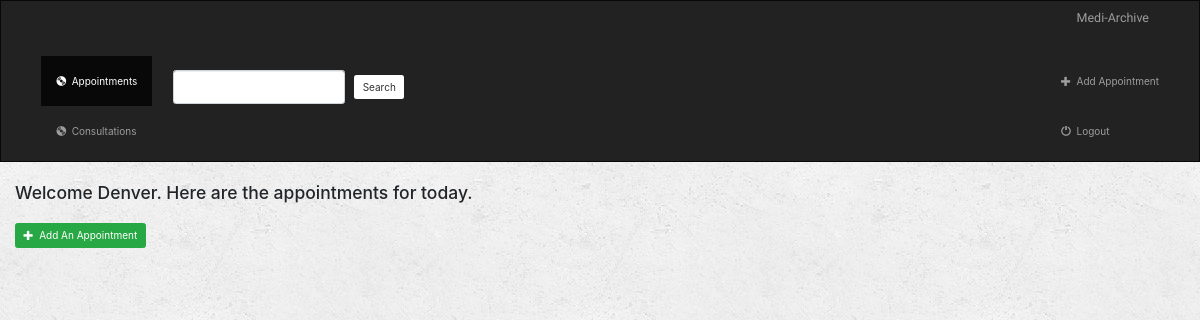
Page /the_user/ (signed in) on the earlier database version.
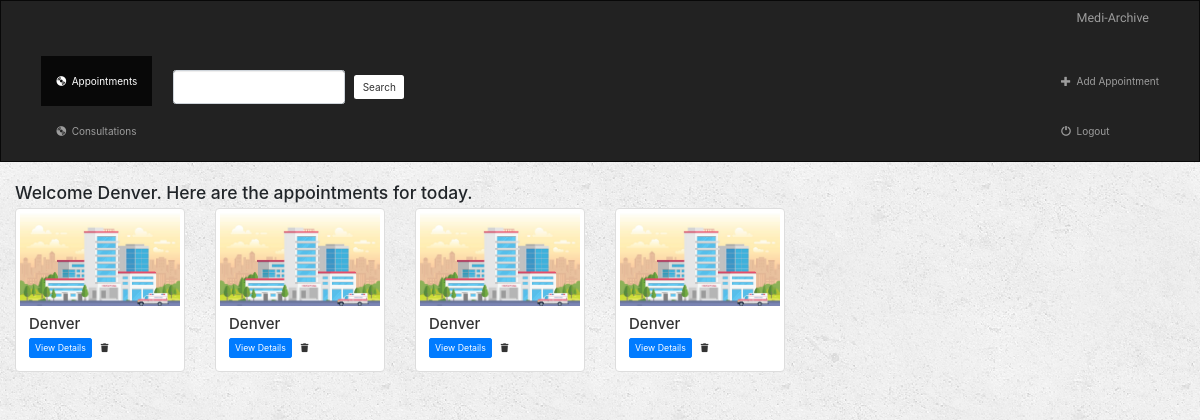
Same page on the later database version.
### the_user/models.py (models this page shows, shortened)
class Appointment(models.Model):
    user = models.ForeignKey(User, default=1, on_delete=models.CASCADE)
    date = models.CharField(max_length=20)
    patient_name = models.CharField(max_length=250)
    doctor = models.CharField(max_length=250)
    time = models.CharField(max_length=25)
    file_number = models.CharField(max_length=20)
    is_doctor = models.BooleanField(default=False)

### the_user/views.py (the view)
# urls.py: path('', views.index, name='index'),
def index(request):
    if not request.user.is_authenticated:
        return render(request, 'the_user/login.html')
    else:
        appointments = Appointment.objects.filter(user=request.user)
        consultation_results = Consultation.objects.all()
        query = request.GET.get("q")
        if query:
            appointments = appointments.filter(
                Q(doctor__icontains=query) |
                Q(patient_name__icontains=query)
            ).distinct()
            consultation_results = consultation_results.filter(
                Q(doctor__icontains=query)
            ).distinct()
            return render(request, 'the_user/index.html', {
                'appointments': appointments,
                'consultations': consultation_results,
            })
        else:
            return render(request, 'the_user/index.html', {'appointments': appointments})

### the_user/templates/the_user/index.html (shortened to what this page needs)
{% extends 'the_user/base.html' %}
{% load static %}
{% block appointments_active %} active {% endblock %}
{% block body %}
 <div class="appointments-container container-fluid">
     <div class="row">
         <div class="col-sm-12">
             <h3> Welcome {{ user.username }}. Here are the appointments for today.</h3>
         </div>
         {% if appointments %}
           {% for appointment in appointments %}
                <div class="col-sm-4 col-lg-2">
                    <div class="thumbnail">
                        <a href="{% url 'the_user:detail' appointment.id %}">
                            <img src="../../static/images/hospital.jpg" class="img-responsive">
                        </a>
                        <div class="caption">
                            <h4> {{ appointment.doctor }}</h4>
                            <a href="{% url 'the_user:detail' appointment.id %}" class="btn btn-primary btn-sm" role="button">View Details</a>
                            <form action="{% url 'the_user:delete_appointment' appointment.id %}" method="post" style="display: inline;">
                                <button type="submit" class="btn btn-default btn-sm">
                                    <i class="fa fa-trash"></i>
                                </button>
                            </form>
                        </div>
                    </div>
                </div>
            {% endfor %}
         {% else %}
         <div class="col-sm-12">
             <br>
             <a href="{% url 'the_user:create_appointment' %}">
                 <button type="button" class="btn btn-success">
                     <span class="glyphicon glyphicon-plus"></span>&nbsp; Add An Appointment
                 </button>
             </a>
         </div>
      {% endif %}
  </div>
 </div>
{% endblock %}

### the_user/templates/the_user/base.html (shortened to what this page needs)
{% load static %}
<html lang="en">
<head>
    <link rel="stylesheet" href="https://maxcdn.bootstrapcdn.com/bootstrap/3.3.6/css/bootstrap.min.css">
    <link href="https://netdna.bootstrapcdn.com/bootstrap/3.3.7/css/bootstrap.min.css"  rel="stylesheet">
    <link rel="stylesheet" href="https://use.fontawesome.com/releases/v5.7.2/css/all.css">
    <link rel="stylesheet" href="{% static 'MyDoc/css/main.css' %}" type="text/css">
        <link rel="stylesheet" href="{% static 'MyDoc/css/index.css' %}" type="text/css">
        <link rel="stylesheet" href="{% static 'MyDoc/css/responsive.css' %}" type="text/css">
    <link rel="stylesheet" href="{% static 'MyDoc/css/bootstrap.min.css' %}">
        <link rel="stylesheet" href="{% static 'MyDoc/css/animate.css' %}">
        <link rel="stylesheet" href="{% static 'MyDoc/css/ionicons.min.css' %}">
        <link rel="stylesheet" href="{% static 'MyDoc/css/flaticon.css' %}">
        <link rel="stylesheet" href="{% static 'MyDoc/css/icomoon.css' %}">
 </head>
    <link rel="stylesheet" href="https://maxcdn.bootstrapcdn.com/bootstrap/3.3.6/css/bootstrap.min.css">
    <link rel="stylesheet" type="text/css" href="{% static 'the_user/style.css' %}"/>
    <link rel="stylesheet" href="{% static 'the_user/css/bootstrap.min.css' %}">
</head>
<body>
<nav class="navbar navbar-inverse">
    <div class="container-fluid">
        <div class="navbar-header">
            <a class="navbar-brand" href="{% url 'the_user:index' %}">Medi-Archive</a>
        </div>
        <div class="collapse navbar-collapse" id="topNavBar">
            <ul class="nav navbar-nav">
                <li class="{% block appointments_active %}{% endblock %}"><a href="{% url 'the_user:index' %}"><span class="glyphicon glyphicon-cd" aria-hidden="true"></span>&nbsp; Appointments</a></li>
                <li class="{% block consultations_active %}{% endblock %}"><a href="{% url 'the_user:consultations' 'all' %}"><span class="glyphicon glyphicon-cd" aria-hidden="true"></span>&nbsp; Consultations</a></li>
            </ul>
            <form class="navbar-form navbar-left" role="search" method="get" action="{% url 'the_user:index' %}">
                <div class="form-group">
                    <input type="text" class="form-control" name="q" value="{{ request.GET.q }}">
                </div>
                <button type="submit" class="btn btn-default">Search</button>
            </form>
            <ul class="nav navbar-nav navbar-right">
                <li>
                    <a href="{% url 'the_user:create_appointment' %}">
                        <span class="glyphicon glyphicon-plus" aria-hidden="true"></span>&nbsp; Add Appointment
                    </a>
                </li>
                <li>
                    <a href="{% url 'the_user:logout_user' %}">
                        <span class="glyphicon glyphicon-off" aria-hidden="true"></span>&nbsp; Logout
                    </a>
                </li>
            </ul>
        </div>
    </div>
</nav>
{% block body %}
{% endblock %}
</body>
</html>

### MyDoc/static/MyDoc/css/main.css (style rules this page uses)
body { background: #f7f6f8; color: #333333; margin-top: 5rem; }
h1, h2, h3, h4, h5, h6 { color: #444444; }
ul { margin: 0; }

### MyDoc/static/MyDoc/css/index.css (style rules this page uses)
html { margin: 0; padding: 0; box-sizing: border-box; font-family: 'poppins', Sans-Serif; font-size: 16px; overflow-x: hidden; overflow-y: hidden; }
body { margin: 0; padding: 0; font-size: 16px; color: #333; overflow: auto; scroll-margin-top: 69x; scrollbar-color: rgb(83, 4, 4); height: 100vh; overflow-x: hidden; }
.form-group { padding: 6px; }

### the_user/static/the_user/style.css (style rules this page uses)
body { background: white url("../images/background.png"); overflow: scroll; }
.navbar { border-radius: 0; }
.navbar-brand { font-family: 'Satisfy', cursive; }

Differences in the rows shown:
added Appointment: doctor "Denver"
added Appointment: doctor "Denver"
added Appointment: doctor "Denver"
added Appointment: doctor "Denver"
Other differences:
text no longer shown: "Add An Appointment"
